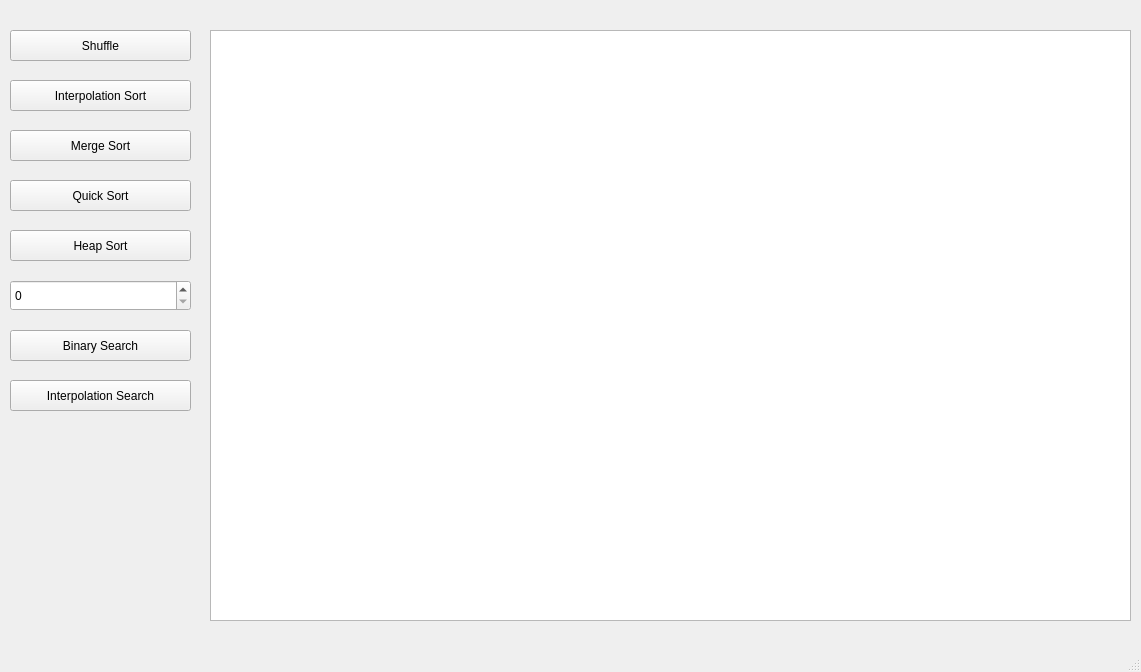
<?xml version="1.0" encoding="UTF-8"?>
<ui version="4.0">
 <class>MainWindow</class>
 <widget class="QMainWindow" name="MainWindow">
  <property name="geometry">
   <rect>
    <x>0</x>
    <y>0</y>
    <width>1141</width>
    <height>672</height>
   </rect>
  </property>
  <property name="windowTitle">
   <string>SORT</string>
  </property>
  <widget class="QWidget" name="centralwidget">
   <widget class="QGraphicsView" name="graphicsView">
    <property name="geometry">
     <rect>
      <x>210</x>
      <y>30</y>
      <width>921</width>
      <height>591</height>
     </rect>
    </property>
   </widget>
   <widget class="QPushButton" name="merge_sort">
    <property name="geometry">
     <rect>
      <x>10</x>
      <y>130</y>
      <width>181</width>
      <height>31</height>
     </rect>
    </property>
    <property name="text">
     <string>Merge Sort</string>
    </property>
   </widget>
   <widget class="QPushButton" name="quick_sort">
    <property name="geometry">
     <rect>
      <x>10</x>
      <y>180</y>
      <width>181</width>
      <height>31</height>
     </rect>
    </property>
    <property name="text">
     <string>Quick Sort</string>
    </property>
   </widget>
   <widget class="QPushButton" name="heap_sort">
    <property name="geometry">
     <rect>
      <x>10</x>
      <y>230</y>
      <width>181</width>
      <height>31</height>
     </rect>
    </property>
    <property name="text">
     <string>Heap Sort</string>
    </property>
   </widget>
   <widget class="QPushButton" name="shuffle">
    <property name="geometry">
     <rect>
      <x>10</x>
      <y>30</y>
      <width>181</width>
      <height>31</height>
     </rect>
    </property>
    <property name="text">
     <string>Shuffle</string>
    </property>
   </widget>
   <widget class="QPushButton" name="bin_search">
    <property name="geometry">
     <rect>
      <x>10</x>
      <y>330</y>
      <width>181</width>
      <height>31</height>
     </rect>
    </property>
    <property name="text">
     <string>Binary Search</string>
    </property>
   </widget>
   <widget class="QPushButton" name="interpolation_sort">
    <property name="geometry">
     <rect>
      <x>10</x>
      <y>80</y>
      <width>181</width>
      <height>31</height>
     </rect>
    </property>
    <property name="text">
     <string>Interpolation Sort</string>
    </property>
   </widget>
   <widget class="QSpinBox" name="spinBox">
    <property name="geometry">
     <rect>
      <x>10</x>
      <y>280</y>
      <width>181</width>
      <height>31</height>
     </rect>
    </property>
    <property name="maximum">
     <number>500</number>
    </property>
   </widget>
   <widget class="QPushButton" name="interpolation_search">
    <property name="geometry">
     <rect>
      <x>10</x>
      <y>380</y>
      <width>181</width>
      <height>31</height>
     </rect>
    </property>
    <property name="text">
     <string>Interpolation Search</string>
    </property>
   </widget>
  </widget>
  <widget class="QMenuBar" name="menubar">
   <property name="geometry">
    <rect>
     <x>0</x>
     <y>0</y>
     <width>1141</width>
     <height>22</height>
    </rect>
   </property>
  </widget>
  <widget class="QStatusBar" name="statusbar"/>
 </widget>
 <resources/>
 <connections/>
</ui>
